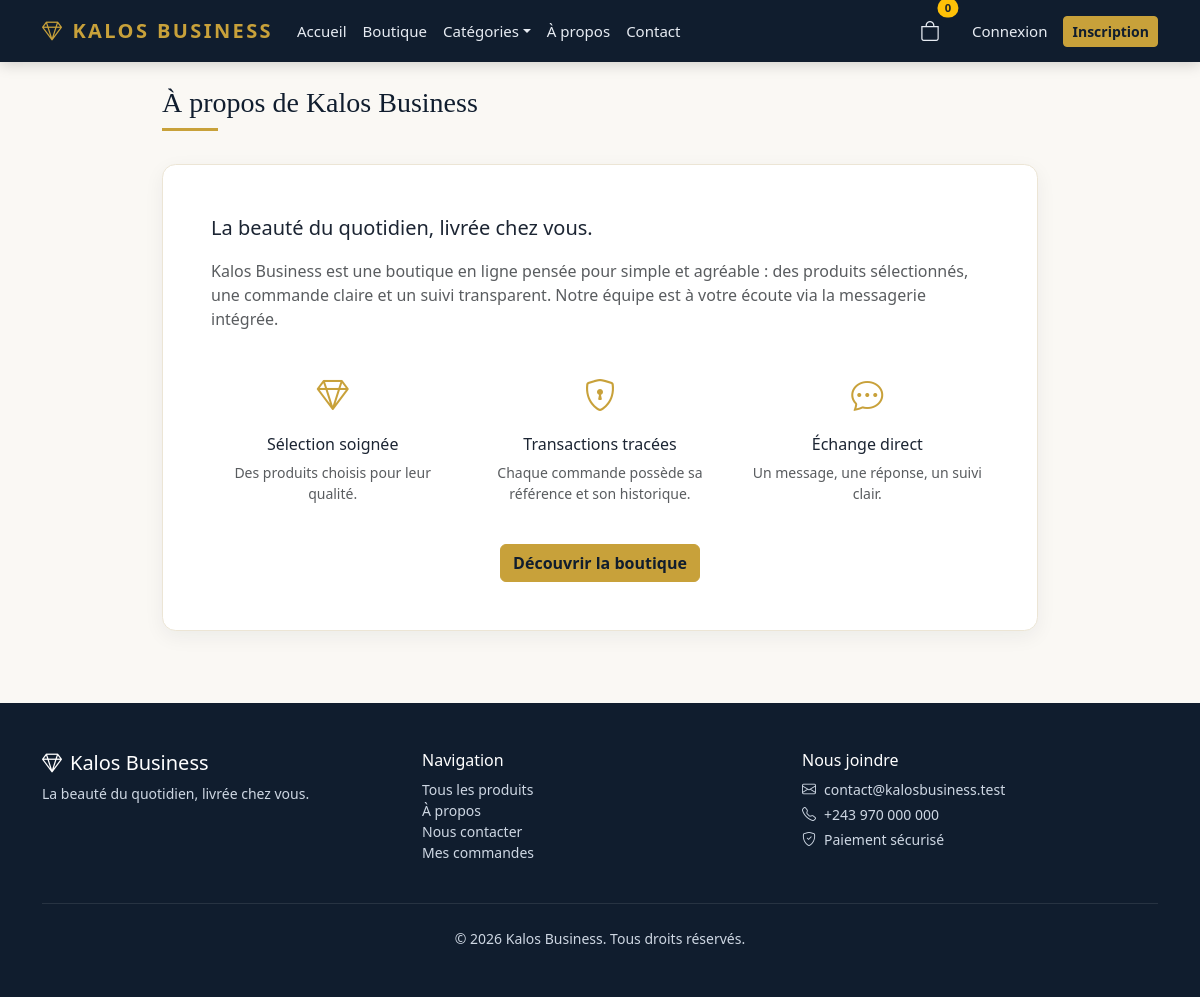
The page /a-propos/ on the database its author committed.
### boutique/models.py (models this page shows, shortened)
class Setting(models.Model):
    key = models.CharField(max_length=64, unique=True)
    value = models.TextField(blank=True)
    updated_at = models.DateTimeField('Modifiée le', auto_now=True)
    class Meta:
        verbose_name = 'Paramètre'
        verbose_name_plural = 'Paramètres'

### boutique/views.py (the view)
# urls.py: path('a-propos/', views.about, name='about'),
def about(request):
    return render(request, 'boutique/about.html')

### boutique/cart.py (called while the page is built, shortened)
def get_cart(request):
    user = request.user if request.user.is_authenticated else None
    if not request.session.session_key:
        request.session.create()
    cart, _ = Cart.objects.get_or_create(session_key=request.session.session_key)
    return cart

### boutique/context_processors.py (called while the page is built)
def site_context(request):
    values = get_all()
    cart = None
    try:
        cart = get_cart(request)
    except Exception:
        pass
    notifications = []
    user = getattr(request, 'user', None)
    if user is not None and user.is_authenticated:
        notifications = list(user.notifications.filter(is_read=False)[:5])
    return {
        'kalos_name': values['site_name'],
        'kalos_tagline': values['site_tagline'],
        'kalos_currency': values['currency'],
        'kalos_contact_email': values['contact_email'],
        'kalos_contact_phone': values['contact_phone'],
        'kalos_shop_open': values['shop_open'],
        'cart': cart,
        'nav_categories': Category.objects.filter(is_active=True)[:8],
        'notifications': notifications,
    }

### boutique/templates/boutique/about.html (shortened to what this page needs)
{% extends 'boutique/base.html' %}
{% block content %}
<div class="container" style="max-width:900px;">
  <h1 class="section-title h3 mb-4">À propos de {{ kalos_name }}</h1>
  <div class="summary-box p-5">
    <p class="lead">{{ kalos_tagline }}</p>
    <p class="text-muted">
      Kalos Business est une boutique en ligne pensée pour simple et agréable : des produits sélectionnés,
      une commande claire et un suivi transparent. Notre équipe est à votre écoute via la messagerie intégrée.
    </p>
    <div class="row g-4 mt-3">
      <div class="col-md-4 text-center">
        <i class="bi bi-gem fs-2" style="color:#c8a13a;"></i>
        <h6 class="mt-3">Sélection soignée</h6>
        <p class="small text-muted">Des produits choisis pour leur qualité.</p>
      </div>
      <div class="col-md-4 text-center">
        <i class="bi bi-shield-lock fs-2" style="color:#c8a13a;"></i>
        <h6 class="mt-3">Transactions tracées</h6>
        <p class="small text-muted">Chaque commande possède sa référence et son historique.</p>
      </div>
      <div class="col-md-4 text-center">
        <i class="bi bi-chat-dots fs-2" style="color:#c8a13a;"></i>
        <h6 class="mt-3">Échange direct</h6>
        <p class="small text-muted">Un message, une réponse, un suivi clair.</p>
      </div>
    </div>
    <div class="text-center mt-4">
      <a href="{% url 'catalog' %}" class="btn btn-kalos">Découvrir la boutique</a>
    </div>
  </div>
</div>
{% endblock %}

### boutique/templates/boutique/base.html (shortened to what this page needs)
{% load static %}
<!doctype html>
<html lang="fr">
<head>
  <link href="https://cdn.jsdelivr.net/npm/bootstrap@5.3.3/dist/css/bootstrap.min.css" rel="stylesheet">
  <link href="https://cdn.jsdelivr.net/npm/bootstrap-icons@1.11.3/font/bootstrap-icons.min.css" rel="stylesheet">
  <link rel="stylesheet" href="{% static 'kalos.css' %}">
</head>
<body>
<nav class="navbar navbar-expand-lg kalos-navbar sticky-top">
  <div class="container">
    <a class="navbar-brand" href="{% url 'home' %}"><i class="bi bi-gem me-2"></i>{{ kalos_name }}</a>
    <div class="collapse navbar-collapse" id="kalosNav">
      <ul class="navbar-nav me-auto mb-2 mb-lg-0">
        <li class="nav-item"><a class="nav-link" href="{% url 'home' %}">Accueil</a></li>
        <li class="nav-item"><a class="nav-link" href="{% url 'catalog' %}">Boutique</a></li>
        {% if nav_categories %}
          <li class="nav-item dropdown">
            <a class="nav-link dropdown-toggle" href="#" role="button" data-bs-toggle="dropdown">Catégories</a>
          </li>
        {% endif %}
        <li class="nav-item"><a class="nav-link" href="{% url 'about' %}">À propos</a></li>
        <li class="nav-item"><a class="nav-link" href="{% url 'contact' %}">Contact</a></li>
      </ul>
      <ul class="navbar-nav ms-auto align-items-lg-center">
        <li class="nav-item me-lg-3">
          <a class="nav-link position-relative" href="{% url 'cart' %}">
            <i class="bi bi-bag fs-5"></i>
            <span class="position-absolute top-0 start-100 translate-middle badge rounded-pill bg-warning text-dark">
              {{ cart.count|default:0 }}
            </span>
          </a>
        </li>
        {% if user.is_authenticated %}
          {% if user.is_staff %}
            <li class="nav-item me-lg-2">
              <a class="nav-link text-warning fw-semibold" href="{% url 'dashboard' %}">
                <i class="bi bi-speedometer2 me-1"></i>Administration
              </a>
            </li>
          {% endif %}
          <li class="nav-item dropdown">
            <a class="nav-link dropdown-toggle" href="#" role="button" data-bs-toggle="dropdown">
              <i class="bi bi-person-circle me-1"></i>{{ user.username }}
              {% if user.is_staff %}<span class="badge bg-warning text-dark ms-1">Admin</span>{% endif %}
            </a>
            <ul class="dropdown-menu dropdown-menu-dark dropdown-menu-lg-end">
              {% if user.is_staff %}
                <li><a class="dropdown-item" href="{% url 'dashboard' %}"><i class="bi bi-speedometer2 me-2"></i>Tableau de bord</a></li>
                <li><a class="dropdown-item" href="/admin/"><i class="bi bi-gear me-2"></i>Interface Django (superuser)</a></li>
                <li><hr class="dropdown-divider"></li>
              {% endif %}
              <li><a class="dropdown-item" href="{% url 'my_orders' %}"><i class="bi bi-box-seam me-2"></i>Mes commandes</a></li>
              <li><a class="dropdown-item" href="{% url 'contact' %}"><i class="bi bi-envelope me-2"></i>Messagerie</a></li>
              <li><hr class="dropdown-divider"></li>
              <li>
                <form method="post" action="{% url 'logout' %}">
                  {% csrf_token %}
                  <button type="submit" class="dropdown-item"><i class="bi bi-box-arrow-right me-2"></i>Déconnexion</button>
                </form>
              </li>
            </ul>
          </li>
        {% else %}
          <li class="nav-item"><a class="nav-link" href="{% url 'login' %}">Connexion</a></li>
          <li class="nav-item"><a class="btn btn-kalos btn-sm ms-lg-2" href="{% url 'register' %}">Inscription</a></li>
        {% endif %}
      </ul>
    </div>
  </div>
</nav>
<main class="py-4">
  {% block content %}{% endblock %}
</main>
<footer class="kalos-footer mt-5 py-5">
  <div class="container">
    <div class="row gy-4">
      <div class="col-md-4">
        <h5 class="text-white"><i class="bi bi-gem me-2"></i>{{ kalos_name }}</h5>
        <p class="small">{{ kalos_tagline }}</p>
      </div>
      <div class="col-md-4">
        <h6 class="text-white">Navigation</h6>
        <ul class="list-unstyled small">
          <li><a href="{% url 'catalog' %}">Tous les produits</a></li>
          <li><a href="{% url 'about' %}">À propos</a></li>
          <li><a href="{% url 'contact' %}">Nous contacter</a></li>
          <li><a href="{% url 'my_orders' %}">Mes commandes</a></li>
        </ul>
      </div>
      <div class="col-md-4">
        <h6 class="text-white">Nous joindre</h6>
        <p class="small mb-1"><i class="bi bi-envelope me-2"></i>{{ kalos_contact_email }}</p>
        <p class="small mb-1"><i class="bi bi-telephone me-2"></i>{{ kalos_contact_phone }}</p>
        <p class="small"><i class="bi bi-shield-check me-2"></i>Paiement sécurisé</p>
      </div>
    </div>
    <hr class="border-secondary my-4">
    <p class="small text-center mb-0">© {% now "Y" %} {{ kalos_name }}. Tous droits réservés.</p>
  </div>
</footer>
</body>
</html>

### boutique/static/kalos.css (style rules this page uses)
:root { --kalos-navy: #101d2e; --kalos-navy-light: #1b2c43; --kalos-gold: #c8a13a; --kalos-gold-dark: #a98424; --kalos-cream: #faf8f4; --kalos-muted: #6b7280; }
body { background: var(--kalos-cream); color: #1c2533; font-family: "Segoe UI", system-ui, -apple-system, sans-serif; }
.kalos-navbar { background: var(--kalos-navy); box-shadow: 0 2px 14px rgba(0, 0, 0, .18); }
.kalos-navbar .navbar-brand { color: var(--kalos-gold); font-weight: 700; letter-spacing: .12em; text-transform: uppercase; }
.kalos-navbar .nav-link { color: #e7ecf3; font-size: .94rem; }
.btn-kalos { background: var(--kalos-gold); border-color: var(--kalos-gold); color: var(--kalos-navy); font-weight: 600; }
.section-title { font-family: Georgia, "Times New Roman", serif; color: var(--kalos-navy); position: relative; padding-bottom: .6rem; }
.section-title::after { content: ""; display: block; width: 56px; height: 3px; background: var(--kalos-gold); margin-top: .5rem; }
.summary-box { background: #fff; border: 1px solid #ece5d5; border-radius: .85rem; box-shadow: 0 6px 20px rgba(16, 29, 46, .06); }
.kalos-footer { background: var(--kalos-navy); color: #ced7e3; }
.kalos-footer a { color: #ced7e3; text-decoration: none; }

### rows shown on the page
Setting: value "KALOS BUSINESS", value "Kalos Business"
Setting: value "La beauté du quotidien, livrée chez vous."
Setting: value "contact@kalosbusiness.test"
Setting: value "+243 970 000 000"

### other values the page prints
{{ cart.count|default:0 }} "0"
